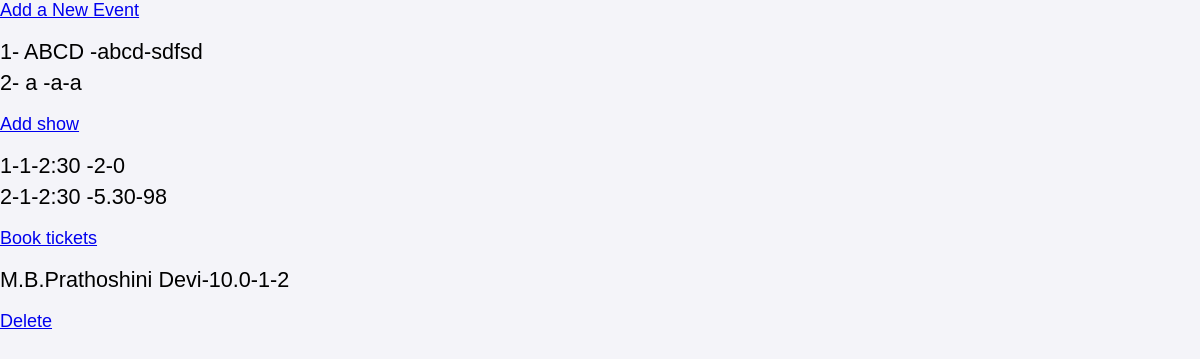
Before: / with the older database file.
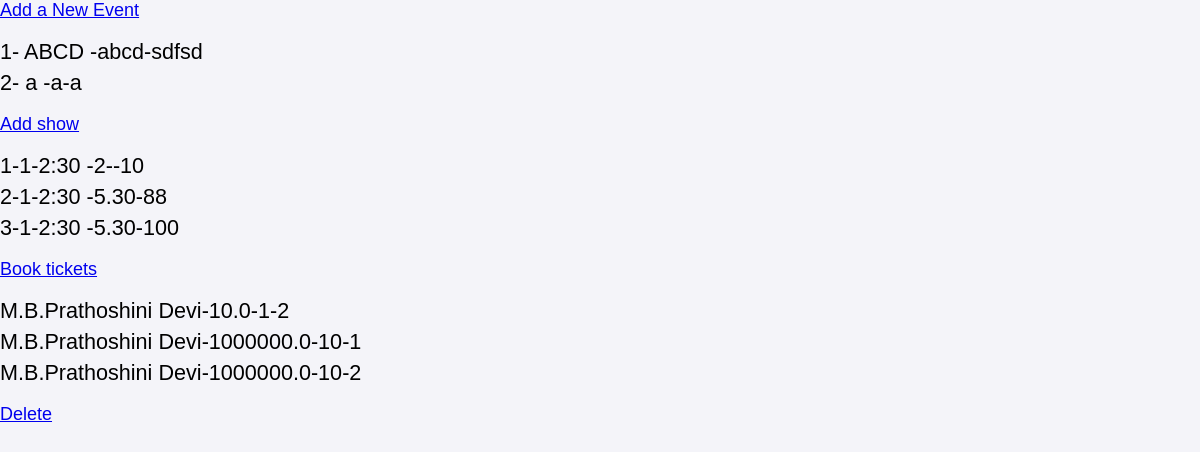
After: the same page with the newer database file.
### tables this page shows
CREATE TABLE stage_event(
        id integer primary key autoincrement,
        name text not null,
        detail text not null,
        organizer text not null
    );

CREATE TABLE stage_event_show (
        id INTEGER PRIMARY KEY AUTOINCREMENT,
        stage_event_id INTEGER,
        start_time text,
        end_time text,
        available_seats INTEGER NOT NULL,
        FOREIGN KEY(stage_event_id) REFERENCES stage_event(id)
    );

CREATE TABLE booking (
        booking_id INTEGER PRIMARY KEY AUTOINCREMENT,
        customer TEXT NOT NULL,
        price DOUBLE,
        no_of_seats INTEGER NOT NULL,
        stage_event_show_id INTEGER,
        FOREIGN KEY(stage_event_show_id) REFERENCES stage_event_show(id)
    );

### app.py (the view)
@app.route('/')
def home():
    conn = sqlite3.connect(DATABASE)
    cursor = conn.cursor()
    cursor.execute('''SELECT * FROM stage_event''')
    events = cursor.fetchall()  # Convert cursor to list
    cursor.execute('''select * from stage_event_show''')
    shows=cursor.fetchall()
    cursor.execute('''select * from booking''')
    bookings=cursor.fetchall()
    conn.close()
    return render_template('index.html', events=events,shows=shows,bookings=bookings)

### templates/index.html (shortened to what this page needs)
<html>
    <head>
        <link rel="stylesheet" href="/static/styles.css">
    </head>
    <body>
        <a href="{{ url_for('add_event') }}">Add a New Event</a>
        <ul>
            {%if events%}
                {%for event in events%}
                    <li>{{event[0]}}- {{event[1]}} -{{event[2]}}-{{event[3]}}</li>
                {%endfor%}
            {%else%}
                <p> No events available</p>
            {%endif%}
        </ul>
        <a href="{{url_for('add_show')}}">Add show</a>
        <ul>
            {%if shows%}
                {%for show in shows%}
                    <li> {{show[0]}}-{{show[1]}}-{{show[2]}} -{{show[3]}}-{{show[4]}}</li>
                {%endfor%}
            {%else%}
                <p> No shows available</p>
            {%endif%}
        </ul>
        <a href="{{url_for('book')}}">Book tickets</a>
        <ul>
            {%if bookings%}
                {% for book in bookings%}
                    <li> {{book[1]}}-{{book[2]}}-{{book[3]}}-{{book[4]}}</li>
                {%endfor%}
            {%else%}
                <p>No bookings</p>
            {%endif%}
        </ul>
        <a href="{{url_for('delete')}}">Delete</a>
    </body>
</html>

### static/styles.css (style rules this page uses)
body { font-family: 'Franklin Gothic Medium', 'Arial Narrow', Arial, sans-serif; font-size: large; background-color: #f4f4f9; margin: 0; padding: 0; }
ul { list-style-type: none; padding: 0; }
li { font-size: 1.2em; margin: 5px 0; }

Changed rows visible on the page:
changed stage_event_show id 1: available_seats "0" → "-10"
changed stage_event_show id 2: available_seats "98" → "88"
added stage_event_show: id "3", stage_event "1", start_time "2:30", end_time "5.30", available_seats "100"
added booking: customer "M.B.Prathoshini Devi", price "1000000.0", no_of_seats "10", stage_event_show "1"
added booking: customer "M.B.Prathoshini Devi", price "1000000.0", no_of_seats "10", stage_event_show "2"
